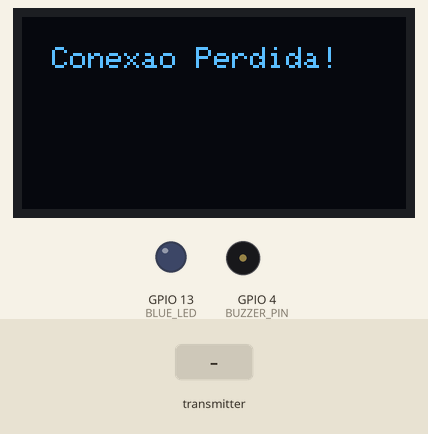
Recording of a sketch running on a simulated ESP32. On the bench: 128×64 one-colour display, output pins drawn as LEDs (lit = HIGH), buzzer (waves = sounding, pin HIGH). Inputs (shaded band) come from the test bench. What the sketch prints to the serial monitor is not drawn.

Above: at 2.6 s.
2.7 s: the transmitter starts sending packetCounter = 64
At 4.0 s:
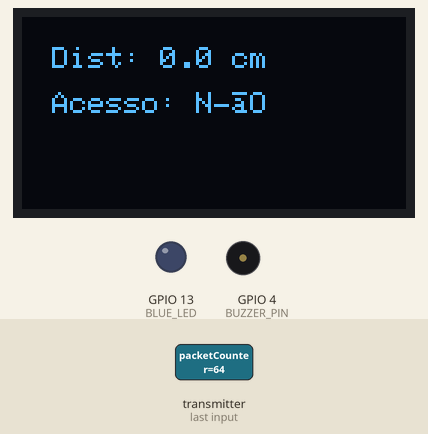
5.7 s: the transmitter starts sending packetCounter = 0
At 8.1 s:
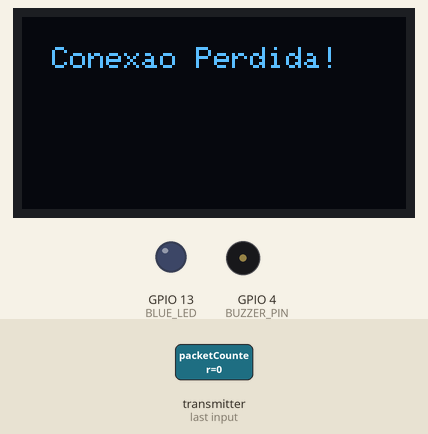
8.7 s: the transmitter starts sending packetCounter = 128
At 9.9 s:
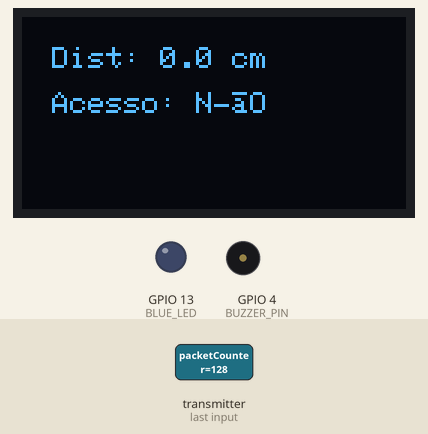
Timing chart, 0 to 11.7 s (numbered marks = the images above; inputs shaded):
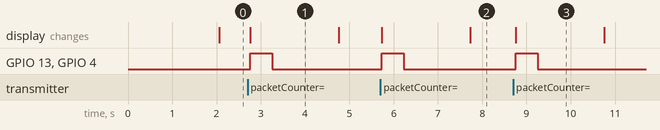

Measured:
- after the input at 2.7 s, GPIO 13 (BLUE_LED), GPIO 4 (BUZZER_PIN): LOW → HIGH after 0.06 s, → LOW 0.50 s later; the display: changes after 0.06 s (image 1)
- after the input at 5.7 s, GPIO 13 (BLUE_LED), GPIO 4 (BUZZER_PIN): LOW → HIGH at once, → LOW 0.50 s later; the display: first changes at once (image 2 shows a later state)
- after the input at 8.7 s, GPIO 13 (BLUE_LED), GPIO 4 (BUZZER_PIN): LOW → HIGH after 0.06 s, → LOW 0.50 s later; the display: changes after 0.06 s (image 3)
- what the display in image 1 shows lasts 2.0 s, from 2.8 s to 4.8 s

The sketch:

recetor.ino
```cpp
#include <esp_now.h>
#include <WiFi.h>
#include <Wire.h>
#include <Adafruit_GFX.h>
#include <Adafruit_SSD1306.h>

#define SCREEN_WIDTH 128
#define SCREEN_HEIGHT 64
#define OLED_RESET    -1
#define SCREEN_ADDRESS 0x3C

#define BLUE_LED 13
#define BUZZER_PIN 4  // Pino do buzzer

Adafruit_SSD1306 display(SCREEN_WIDTH, SCREEN_HEIGHT, &Wire, OLED_RESET);

// Estrutura para receber os dados (incluindo contador de pacotes)
typedef struct struct_message {
    float distance;
    bool buttonPressed;
    bool accessGranted;
    uint8_t packetCounter;
} struct_message;

// Criar estrutura para armazenar os dados recebidos
struct_message myData;
uint8_t lastPacketCounter = 0;
unsigned long lastReceivedTime = 0;
const long timeoutInterval = 2000; // 3 segundos sem comunicação

// Callback atualizado para nova versão do ESP-NOW
void OnDataRecv(const esp_now_recv_info_t *info, const uint8_t *incomingData, int len) {
    memcpy(&myData, incomingData, sizeof(myData));

    // Verifica se o pacote é novo (evita repetições)
    if (myData.packetCounter != lastPacketCounter) {
        lastPacketCounter = myData.packetCounter;
        lastReceivedTime = millis(); // Atualiza o tempo da última recepção

        // Exibir no monitor serial
        Serial.print("Distância recebida: ");
        Serial.print(myData.distance);
        Serial.println(" cm");

        Serial.print("Acesso: ");
        Serial.println(myData.accessGranted ? "LIBERADO" : "NEGADO");

        // Atualiza o display OLED
        display.clearDisplay();
        display.setCursor(10, 10);
        display.print("Dist: ");
        display.print(myData.distance, 1);
        display.print(" cm");

        display.setCursor(10, 25);
        display.print("Acesso: ");
        display.print(myData.accessGranted ? "OK" : "NÃO");

        display.display();

        // Verifica se a distância é menor que 10cm e aciona o buzzer
        if (myData.distance < 15.0) {
            digitalWrite(BUZZER_PIN, HIGH);  // Liga o buzzer
            digitalWrite(BLUE_LED , HIGH);
            delay(500);
            digitalWrite(BLUE_LED , LOW);
            digitalWrite(BUZZER_PIN, LOW);   // Desliga o buzzer
        }
    }
}

void setup() {
    Serial.begin(115200);

    // Inicializa o display
    if (!display.begin(SSD1306_SWITCHCAPVCC, SCREEN_ADDRESS)) {
        Serial.println("Falha ao iniciar o display OLED!");
        for (;;);
    }
    display.clearDisplay();
    display.setTextSize(1);
    display.setTextColor(SSD1306_WHITE);

    // Configurar ESP32 como Wi-Fi Station
    WiFi.mode(WIFI_STA);

    // Inicializar ESP-NOW
    if (esp_now_init() != ESP_OK) {
        Serial.println("Erro ao inicializar ESP-NOW");
        return;
    }

    // Registrar callback para receber dados
    esp_now_register_recv_cb(OnDataRecv);

    // Configurar os pinos de saída
    pinMode(BUZZER_PIN, OUTPUT);
    pinMode(BLUE_LED, OUTPUT);
    digitalWrite(BUZZER_PIN, LOW);
    digitalWrite(BLUE_LED, LOW);

    lastReceivedTime = millis(); // Inicializa o tempo da última recepção
}

void loop() {
    // Verifica se houve timeout na recepção de dados
    if (millis() - lastReceivedTime > timeoutInterval) {
        Serial.println("Conexão perdida! Nenhum dado recebido recentemente.");

        // Atualiza o display para indicar falha na conexão
        display.clearDisplay();
        display.setCursor(10, 10);
        display.print("Conexao Perdida!");
        display.display();
    }
}
```
